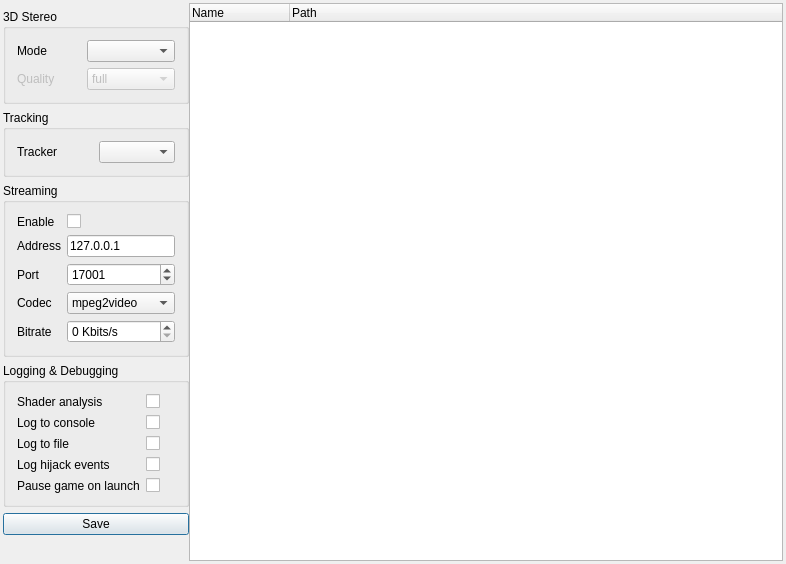
<?xml version="1.0" encoding="UTF-8"?>
<ui version="4.0">
 <class>cMainWindow</class>
 <widget class="QMainWindow" name="cMainWindow">
  <property name="geometry">
   <rect>
    <x>0</x>
    <y>0</y>
    <width>786</width>
    <height>503</height>
   </rect>
  </property>
  <property name="windowTitle">
   <string>VireIO Perception</string>
  </property>
  <widget class="QWidget" name="centralWidget">
   <layout class="QGridLayout" name="gridLayout" columnstretch="0,1">
    <property name="leftMargin">
     <number>3</number>
    </property>
    <property name="topMargin">
     <number>3</number>
    </property>
    <property name="rightMargin">
     <number>3</number>
    </property>
    <property name="bottomMargin">
     <number>3</number>
    </property>
    <property name="horizontalSpacing">
     <number>0</number>
    </property>
    <item row="8" column="0">
     <widget class="QLabel" name="info">
      <property name="text">
       <string/>
      </property>
     </widget>
    </item>
    <item row="7" column="0">
     <spacer name="verticalSpacer">
      <property name="orientation">
       <enum>Qt::Vertical</enum>
      </property>
      <property name="sizeHint" stdset="0">
       <size>
        <width>20</width>
        <height>40</height>
       </size>
      </property>
     </spacer>
    </item>
    <item row="5" column="0">
     <widget class="QPushButton" name="saveSettings">
      <property name="text">
       <string>Save</string>
      </property>
      <property name="autoDefault">
       <bool>true</bool>
      </property>
      <property name="default">
       <bool>true</bool>
      </property>
     </widget>
    </item>
    <item row="0" column="1" rowspan="9">
     <widget class="QTreeWidget" name="games">
      <property name="contextMenuPolicy">
       <enum>Qt::CustomContextMenu</enum>
      </property>
      <property name="editTriggers">
       <set>QAbstractItemView::NoEditTriggers</set>
      </property>
      <property name="indentation">
       <number>0</number>
      </property>
      <property name="rootIsDecorated">
       <bool>false</bool>
      </property>
      <property name="expandsOnDoubleClick">
       <bool>false</bool>
      </property>
      <column>
       <property name="text">
        <string>Name</string>
       </property>
      </column>
      <column>
       <property name="text">
        <string>Path</string>
       </property>
      </column>
     </widget>
    </item>
    <item row="1" column="0">
     <widget class="QGroupBox" name="groupBox_3">
      <property name="title">
       <string>3D Stereo</string>
      </property>
      <property name="flat">
       <bool>true</bool>
      </property>
      <layout class="QGridLayout" name="gridLayout_4">
       <item row="1" column="1">
        <widget class="QComboBox" name="stereoResolution">
         <property name="enabled">
          <bool>false</bool>
         </property>
         <item>
          <property name="text">
           <string>full</string>
          </property>
         </item>
         <item>
          <property name="text">
           <string>half width</string>
          </property>
         </item>
         <item>
          <property name="text">
           <string>half height</string>
          </property>
         </item>
        </widget>
       </item>
       <item row="1" column="0">
        <widget class="QLabel" name="label_8">
         <property name="enabled">
          <bool>false</bool>
         </property>
         <property name="text">
          <string>Quality</string>
         </property>
        </widget>
       </item>
       <item row="0" column="0">
        <widget class="QLabel" name="label">
         <property name="text">
          <string>Mode</string>
         </property>
        </widget>
       </item>
       <item row="0" column="1">
        <widget class="QComboBox" name="stereoMode"/>
       </item>
      </layout>
     </widget>
    </item>
    <item row="3" column="0">
     <widget class="QGroupBox" name="groupBox">
      <property name="title">
       <string>Streaming</string>
      </property>
      <property name="flat">
       <bool>true</bool>
      </property>
      <layout class="QGridLayout" name="gridLayout_2">
       <item row="2" column="0">
        <widget class="QLabel" name="label_4">
         <property name="text">
          <string>Port</string>
         </property>
        </widget>
       </item>
       <item row="3" column="0">
        <widget class="QLabel" name="label_5">
         <property name="text">
          <string>Codec</string>
         </property>
        </widget>
       </item>
       <item row="4" column="0">
        <widget class="QLabel" name="label_6">
         <property name="text">
          <string>Bitrate</string>
         </property>
        </widget>
       </item>
       <item row="1" column="1">
        <widget class="QLineEdit" name="streamingAddress">
         <property name="text">
          <string>127.0.0.1</string>
         </property>
        </widget>
       </item>
       <item row="1" column="0">
        <widget class="QLabel" name="label_3">
         <property name="text">
          <string>Address</string>
         </property>
        </widget>
       </item>
       <item row="3" column="1">
        <widget class="QComboBox" name="streamingCodec">
         <item>
          <property name="text">
           <string>mpeg2video</string>
          </property>
         </item>
        </widget>
       </item>
       <item row="2" column="1">
        <widget class="QSpinBox" name="streamingPort">
         <property name="minimum">
          <number>1</number>
         </property>
         <property name="maximum">
          <number>65535</number>
         </property>
         <property name="value">
          <number>17001</number>
         </property>
        </widget>
       </item>
       <item row="4" column="1">
        <widget class="QSpinBox" name="streamingBitrate">
         <property name="suffix">
          <string> Kbits/s</string>
         </property>
         <property name="maximum">
          <number>999999</number>
         </property>
        </widget>
       </item>
       <item row="0" column="1">
        <widget class="QCheckBox" name="streamingEnable">
         <property name="text">
          <string/>
         </property>
        </widget>
       </item>
       <item row="0" column="0">
        <widget class="QLabel" name="label_7">
         <property name="text">
          <string>Enable</string>
         </property>
        </widget>
       </item>
      </layout>
     </widget>
    </item>
    <item row="2" column="0">
     <widget class="QGroupBox" name="groupBox_2">
      <property name="title">
       <string>Tracking</string>
      </property>
      <property name="flat">
       <bool>true</bool>
      </property>
      <layout class="QGridLayout" name="gridLayout_3">
       <item row="0" column="1">
        <widget class="QComboBox" name="trackerMode"/>
       </item>
       <item row="0" column="0">
        <widget class="QLabel" name="label_2">
         <property name="text">
          <string>Tracker</string>
         </property>
        </widget>
       </item>
      </layout>
     </widget>
    </item>
    <item row="4" column="0">
     <widget class="QGroupBox" name="groupBox_4">
      <property name="title">
       <string>Logging &amp;&amp; Debugging</string>
      </property>
      <property name="flat">
       <bool>true</bool>
      </property>
      <layout class="QGridLayout" name="gridLayout_5">
       <item row="4" column="1">
        <widget class="QCheckBox" name="pauseOnLaunch">
         <property name="text">
          <string/>
         </property>
        </widget>
       </item>
       <item row="3" column="0">
        <widget class="QLabel" name="label_12">
         <property name="text">
          <string>Log hijack events</string>
         </property>
        </widget>
       </item>
       <item row="4" column="0">
        <widget class="QLabel" name="label_10">
         <property name="text">
          <string>Pause game on launch</string>
         </property>
        </widget>
       </item>
       <item row="1" column="1">
        <widget class="QCheckBox" name="logToConsole">
         <property name="text">
          <string/>
         </property>
        </widget>
       </item>
       <item row="3" column="1">
        <widget class="QCheckBox" name="logHijack">
         <property name="text">
          <string/>
         </property>
        </widget>
       </item>
       <item row="2" column="1">
        <widget class="QCheckBox" name="logToFile">
         <property name="text">
          <string/>
         </property>
        </widget>
       </item>
       <item row="2" column="0">
        <widget class="QLabel" name="label_11">
         <property name="text">
          <string>Log to file</string>
         </property>
        </widget>
       </item>
       <item row="1" column="0">
        <widget class="QLabel" name="label_9">
         <property name="text">
          <string>Log to console</string>
         </property>
        </widget>
       </item>
       <item row="0" column="0">
        <widget class="QLabel" name="label_14">
         <property name="text">
          <string>Shader analysis</string>
         </property>
        </widget>
       </item>
       <item row="0" column="1">
        <widget class="QCheckBox" name="shaderAnalyzer">
         <property name="text">
          <string/>
         </property>
        </widget>
       </item>
      </layout>
     </widget>
    </item>
   </layout>
  </widget>
 </widget>
 <layoutdefault spacing="6" margin="11"/>
 <resources/>
 <connections/>
</ui>
